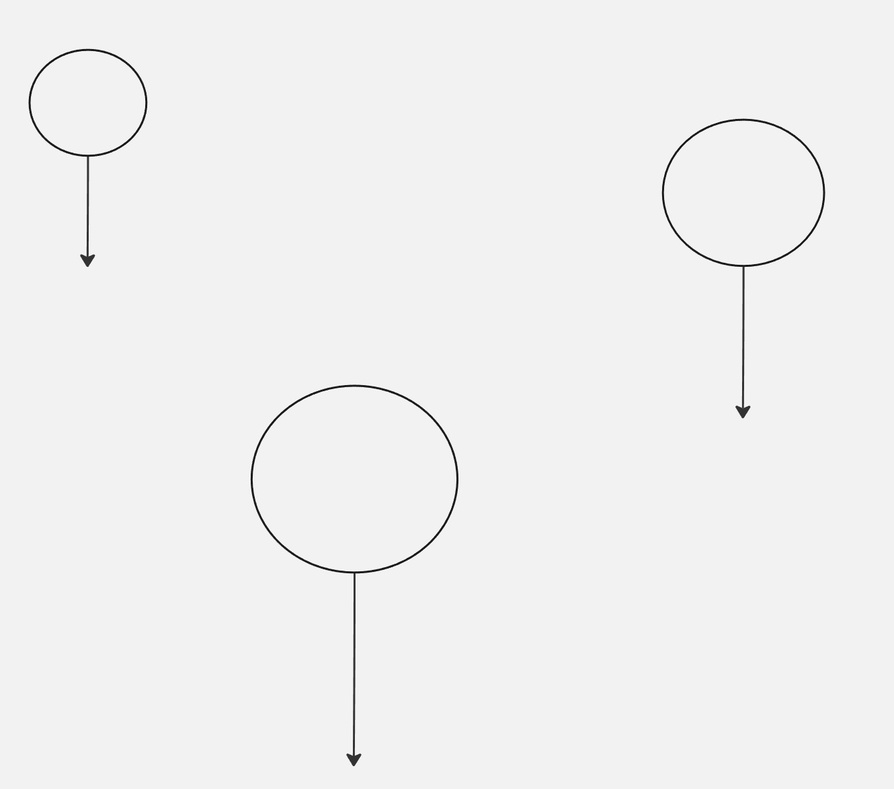
#> input picture circles-navigation/images/circles_test1.jpg, 894 x 789 px, shrunk from 1330 x 1174 before the run
$ jupyter execute test.ipynb
#> lines starting #> are read from the running program, lines starting #| are printed output that depends on the picture
[cell 1]
import cv2
import numpy as np
import matplotlib.pyplot as plt

[cell 2]
# Read image.
img = cv2.imread('../images/circles_test1.jpg', cv2.IMREAD_COLOR)
#> img is the input picture: shape (789, 894, 3); min 0, max 255, mean 240.8

# Convert to grayscale.
gray = cv2.cvtColor(img, cv2.COLOR_BGR2GRAY)

# Blur using 3 * 3 kernel.
gray_blurred = cv2.blur(gray, (3, 3))

# Apply Hough transform on the blurred image.
detected_circles = cv2.HoughCircles(gray, cv2.HOUGH_GRADIENT, dp=1, minDist=100,
                               param1=50, param2=50, minRadius=1, maxRadius=200)
#> detected_circles = [[341.5, 478.5, 91], [747.5, 192.5, 73.8], [94.5, 102.5, 52.2]]

# Draw circles that are detected.
#print(detected_circles)
if detected_circles is not None:

    # Convert the circle parameters a, b and r to integers.
    detected_circles = np.uint16(np.around(detected_circles))
#> detected_circles = [[342, 478, 91], [748, 192, 74], [94, 102, 52]]

    for pt in detected_circles[0, :]:
        a, b, r = pt[0], pt[1], pt[2]

        # Draw the circumference of the circle.
        cv2.circle(img, (a, b), r, (0, 255, 0), 2)

        # Draw a small circle (of radius 1) to show the center.
        cv2.circle(img, (a, b), 1, (0, 0, 255), 3)
        img = cv2.cvtColor(img, cv2.COLOR_BGR2RGB)
        #print(img)
        plt.imshow(img)
#> this loop made 3 passes
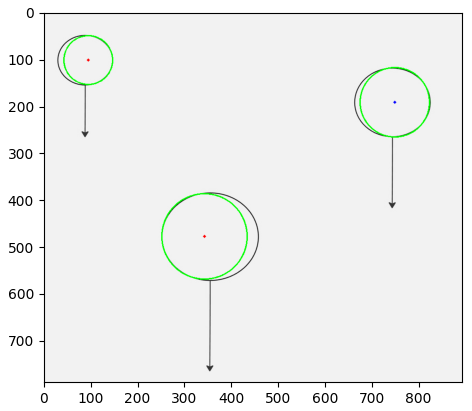
#> figure drawn by matplotlib, 1 panel; B, G, R data is drawn as R, G, B

[cell 3]
print(len(detected_circles[0]))
#| 3

[cell 4]
detected_circles[0].shape
#> Out = (3, 3)

[cell 5]
print(detected_circles[0])
#| [[342 478  91]
#|  [748 192  74]
#|  [ 94 102  52]]
